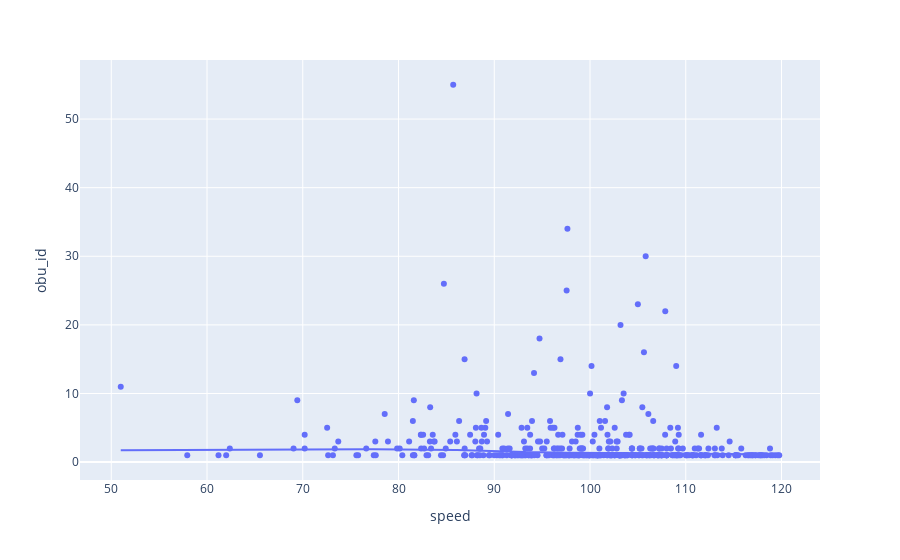

Notebook source saved alongside this figure:
### Code cell
px.scatter(tmp, x='obu_id', y='speed', trendline='lowess')

### Figure 1 — Plotly figure (JSON) as saved in the notebook; plotly's stock layout.template omitted (floating-point values rounded to 4 significant figures; data arrays with more than 128 entries replaced by an {"elided": "..."} marker saying what was removed)
{"data": [{"hovertemplate": "speed=%{x}<br>obu_id=%{y}<extra></extra>", "legendgroup": "", "marker": {"color": "#636efa", "symbol": "circle"}, "mode": "markers", "name": "", "orientation": "v", "showlegend": false, "type": "scatter", "x": {"elided": "398 float values"}, "xaxis": "x", "y": {"elided": "398 int values"}, "yaxis": "y"}, {"hovertemplate": "<b>LOWESS trendline</b><br><br>speed=%{x}<br>obu_id=%{y} <b>(trend)</b><extra></extra>", "legendgroup": "", "marker": {"color": "#636efa", "symbol": "circle"}, "mode": "lines", "name": "", "showlegend": false, "type": "scatter", "x": {"elided": "398 float values"}, "xaxis": "x", "y": {"elided": "398 float values"}, "yaxis": "y"}], "layout": {"legend": {"tracegroupgap": 0}, "margin": {"t": 60}, "xaxis": {"anchor": "y", "domain": [0, 1], "title": {"text": "speed"}}, "yaxis": {"anchor": "x", "domain": [0, 1], "title": {"text": "obu_id"}}}}
